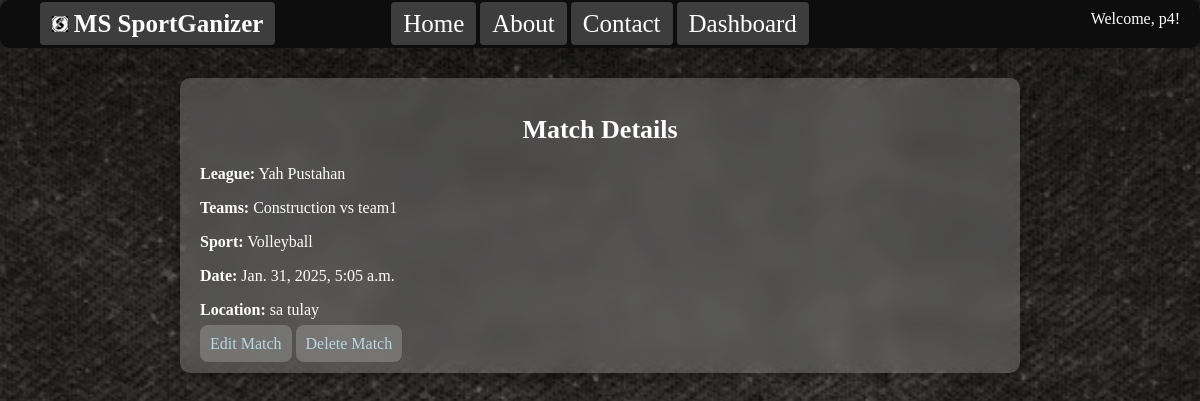
Screenshot of /matches/10/ (signed in) with the database file from the repository.
### accounts/models.py (models this page shows, shortened)
class CustomUser(AbstractUser):
    ROLE_CHOICES = [
        ('admin', 'Admin'),
        ('player', 'Player'),
        ('coach', 'Coach'),
    ]
    role = models.CharField(max_length=20, choices=ROLE_CHOICES)
    age = models.IntegerField(null=True, blank=True)
    phone_number = models.CharField(max_length=15, null=True, blank=True)
    sport = models.ForeignKey('app.Sport', on_delete=models.CASCADE, null=True, blank=True)
    team = models.ForeignKey('app.Team', on_delete=models.CASCADE, null=True, blank=True)
    league = models.ForeignKey('app.League', on_delete=models.CASCADE, null=True, blank=True)
    position = models.ForeignKey('app.Position', on_delete=models.CASCADE, null=True, blank=True)
    jersey_number = models.IntegerField(null=True, blank=True)
    coaching_experience = models.TextField(null=True, blank=True)

### app/models.py (models this page shows, shortened)
class Match(models.Model):
    league = models.ForeignKey(League, on_delete=models.CASCADE)
    team1 = models.ForeignKey(Team, related_name='team1_matches', on_delete=models.CASCADE)
    team2 = models.ForeignKey(Team, related_name='team2_matches', on_delete=models.CASCADE)
    sport = models.ForeignKey(Sport, on_delete=models.CASCADE)
    date = models.DateTimeField()
    location = models.CharField(max_length=255)
    class Meta:
        verbose_name_plural = "Matches"

class League(models.Model):
    league_name = models.CharField(max_length=100)
    sport = models.ManyToManyField(Sport, related_name="leagues")
    location = models.CharField(max_length=100)
    start_date = models.DateField()
    end_date = models.DateField()

class Team(models.Model):
    team_name = models.CharField(max_length=100)
    coach = models.ForeignKey(CustomUser, on_delete=models.SET_NULL, null=True, related_name="coached_teams")
    sport = models.ForeignKey(Sport, on_delete=models.CASCADE, related_name="teams")
    league = models.ForeignKey(League, on_delete=models.CASCADE, related_name="teams")

class Sport(models.Model):
    sport_name = models.CharField(max_length=100)
    description = models.TextField(blank=True, null=True)
    rules = models.TextField(blank=True, null=True)
    history = models.TextField(blank=True, null=True)
    icon_path = models.CharField(max_length=255, blank=True)  # Local file path

### app/views.py (the view)
# urls.py: path('matches/<int:pk>/', MatchesDetailView.as_view(), name='matches_detail'),
class MatchesDetailView(DetailView):
    template_name = 'app/matches/matches_detail.html'
    model = Match
    context_object_name = 'match'

### app/templates/app/matches/matches_detail.html
{% extends 'app/base.html' %}
{% load static %}
{% block content %}
<div class="league-details glass-effect">
<h1>Match Details</h1 >
<p><strong>League:</strong> {{ match.league.league_name }}</p>
<p><strong>Teams:</strong> {{ match.team1.team_name }} vs {{ match.team2.team_name }}</p>
<p><strong>Sport:</strong> {{ match.sport.sport_name }}</p>
<p><strong>Date:</strong> {{ match.date }}</p>
<p><strong>Location:</strong> {{ match.location }}</p>
<a href="{% url 'matches_update' match.pk %}">Edit Match</a>
<a href="{% url 'matches_delete' match.pk %}">Delete Match</a>
</div>
{% endblock content %}

### app/templates/app/navbar.html
{% load static %}
<header>
    <div class="header-title">
        {% if user.is_authenticated %}
        <h1><a href="{% url 'home' %}"><img src="{% static 'images/favicon.ico' %}" alt="Logo"> MS SportGanizer</a></h1>
        {% endif %}
    </div>
    <nav class="header-nav">
        <a href="{% url 'home' %}">Home</a>
        <a href="{% url 'about' %}">About</a>
        <a href="{% url 'contact' %}">Contact</a>
        {% if user.is_authenticated %}
        <a href="{% url 'dashboard' %}">Dashboard</a>
        {% endif %}
    </nav>
    <div class="header-auth">
        {% if user.is_authenticated %}
            <p>Welcome, {{ user.username }}!</p>
        {% endif %}
    </div>
</header>

### static/css/base.css (style rules this page uses)
body { background-color: #090909; background-image: url("/static/images/exclusive-paper.png"), linear-gradient(to bottom, #000000, #000000); background-blend-mode: normal; background-attachment: fixed; background-size: cover; height: 100vh; margin: 0; overflow-x: hidden; color: white; }
header { background-color: #0d0d0d; border-radius: 10px; padding: 10px; display: flex; justify-content: space-between; }
header a { color: white; text-decoration: none; font-size: 25px; padding: 8px 12px; border-radius: 4px; transition: background-color 0.3s ease; border: none; }
.header-title { flex: 1; }
.header-title h1 { margin: 0; font-size: 24px; }
.header-title h1 a { color: white; text-decoration: none; }
.header-nav { flex: 2; text-align: center; }
.header-auth { flex: 1; text-align: right; }
.header-auth p { display: inline; margin-right: 10px; color: white; }
h1, h3 { color: white; }
a { color: #b8d8e3; text-decoration: none; padding: 10px; background-color: rgba(255, 255, 255, 0.2); border-radius: 8px; transition: background-color 0.3s ease; }

### static/css/table.css (style rules this page uses)
h1 { color: #ffffff; }

### static/css/form.css (style rules this page uses)
h1, .section-title { color: #fff; text-align: center; margin-bottom: 20px; font-size: 26px; font-weight: 600; }

### static/css/details.css (style rules this page uses)
.league-details.glass-effect { background: rgba(255, 255, 255, 0.2); padding: 20px; border-radius: 10px; box-shadow: 0px 4px 15px rgba(0, 0, 0, 0.3); backdrop-filter: blur(10px); color: #fff; max-width: 800px; margin: 30px auto; transition: all 0.3s ease-in-out; }

### rows the page displays
CustomUser: username "p4"
Match: league.league_name "Yah Pustahan", team1.team_name "Construction", team2.team_name "team1", sport.sport_name "Volleyball", date "Jan. 31, 2025, 5:05 a.m.", location "sa tulay"
